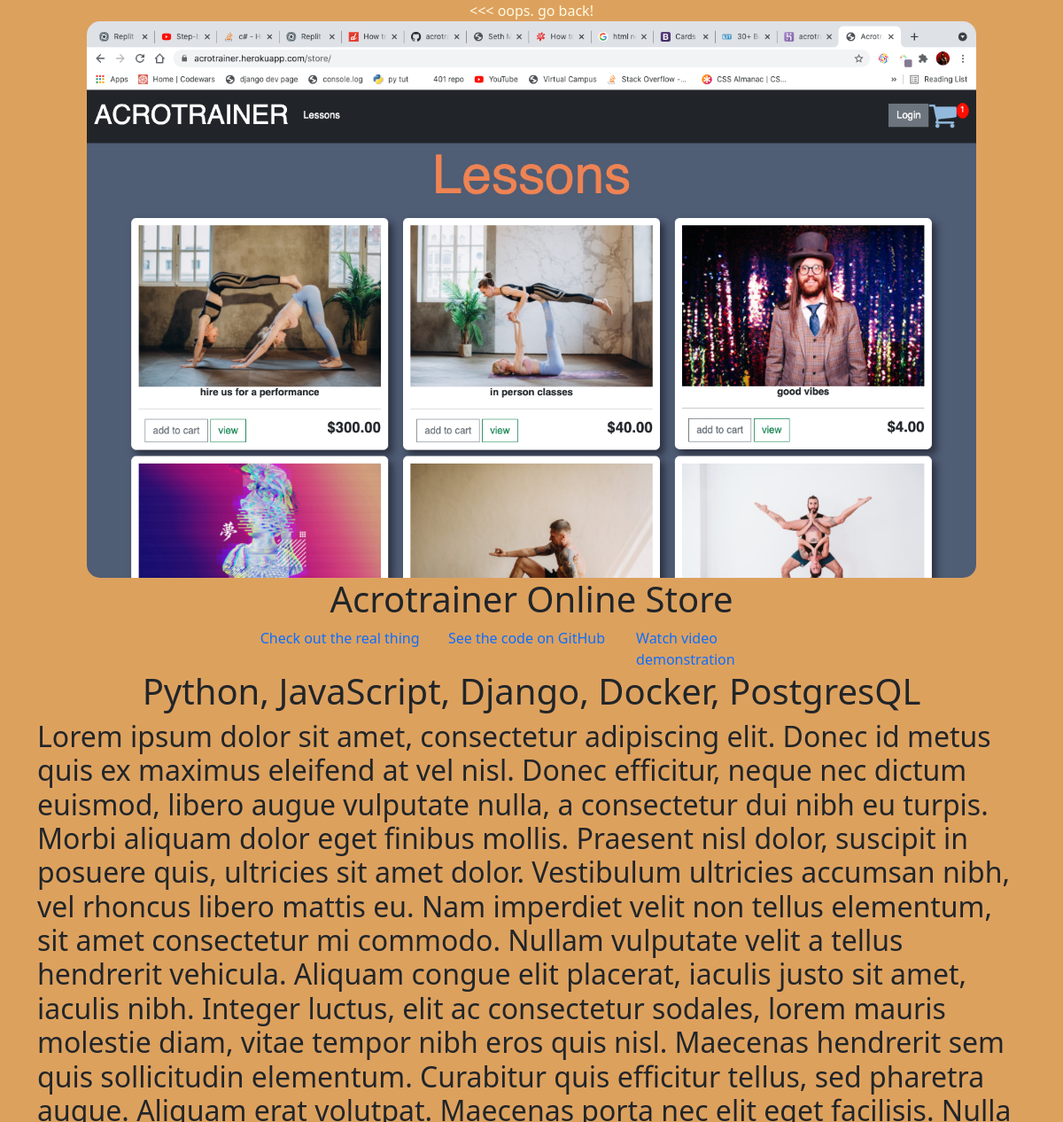
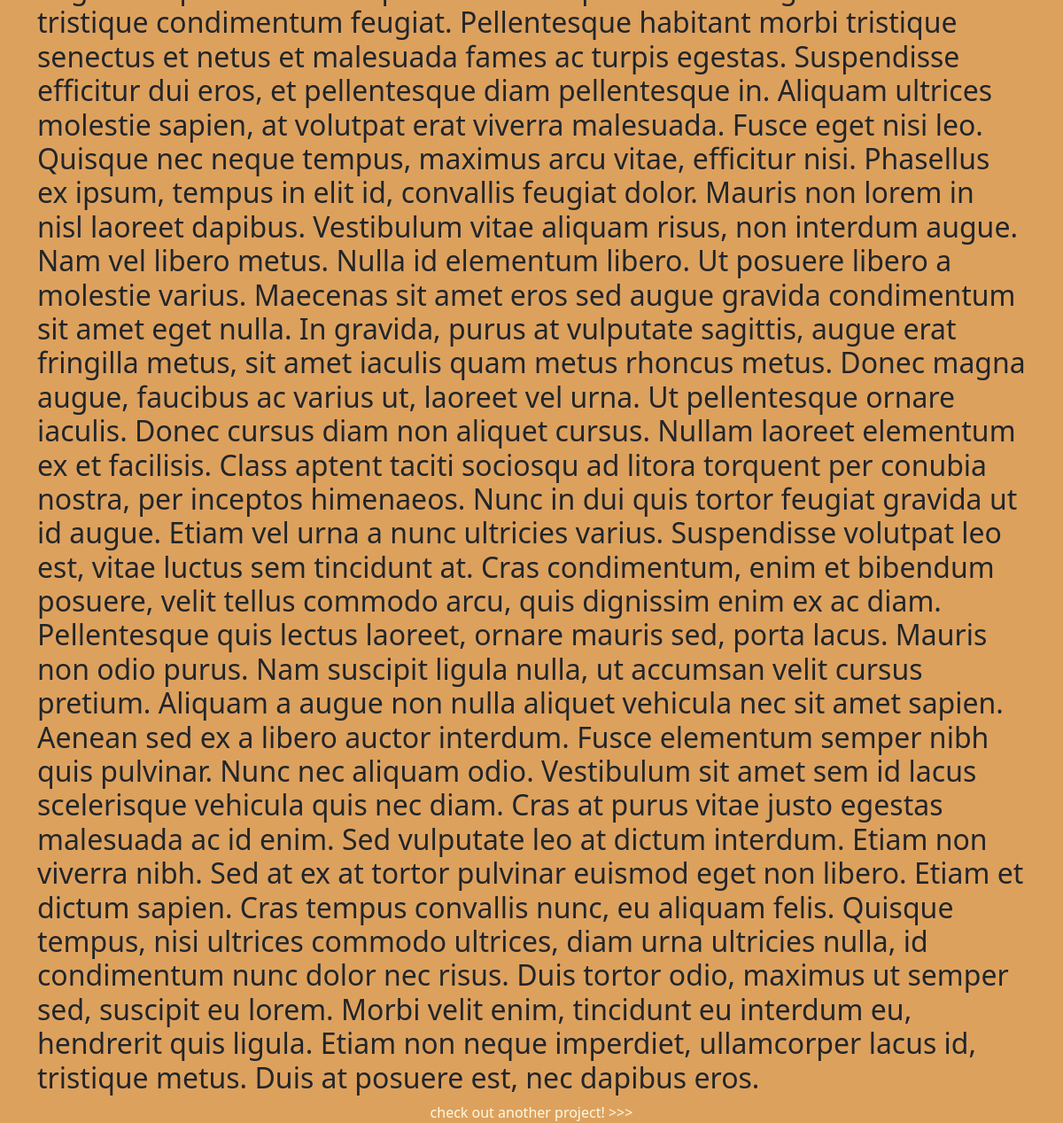
Page /detail/1/ on the earlier database version (2 pictures, top to bottom).
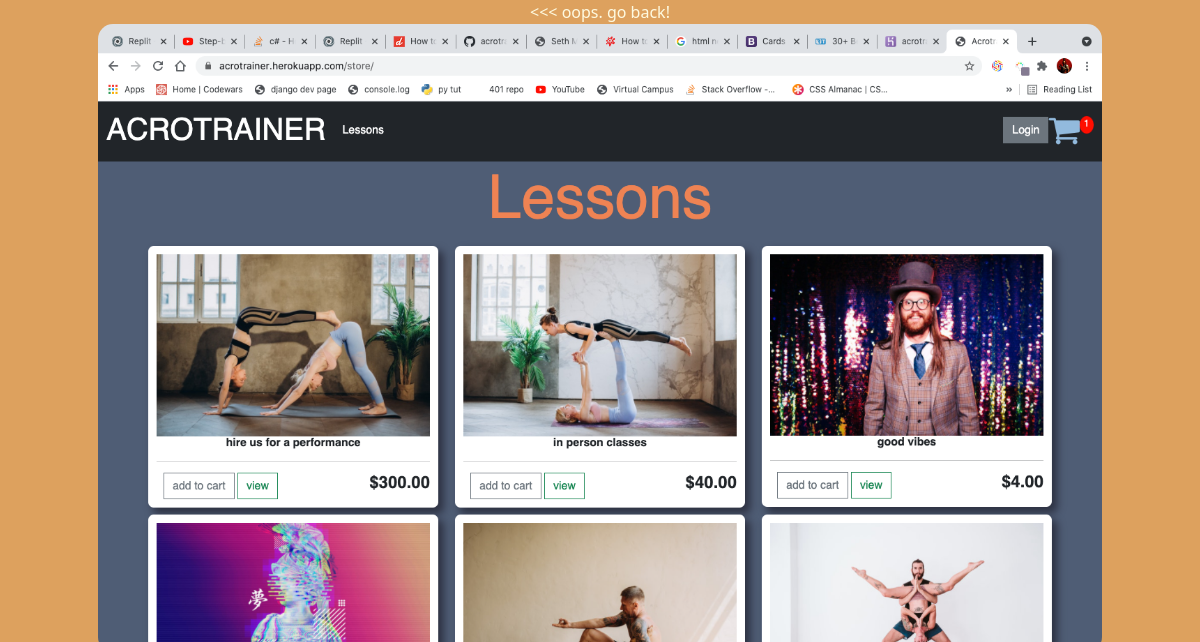
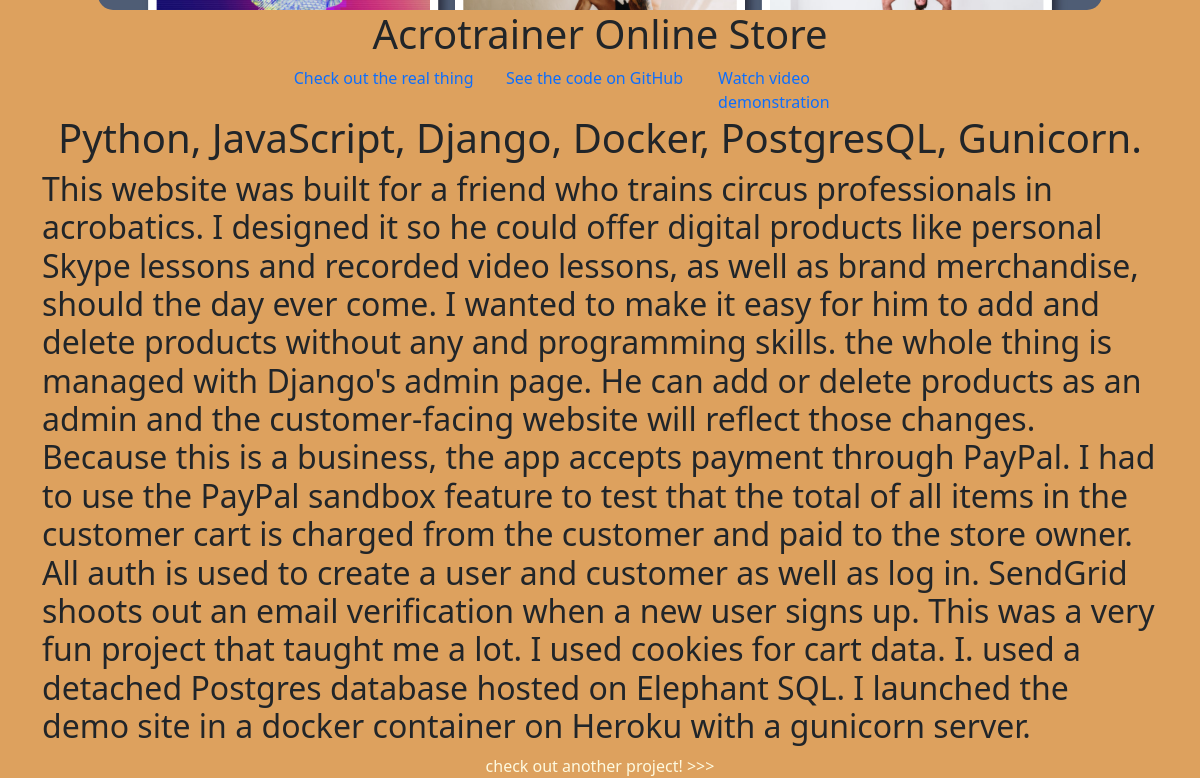
Same page on the later database version (2 pictures, top to bottom).
### portfolio/models.py (models this page shows)
class Project(models.Model):
    screenshot = models.ImageField(blank=True)
    language = models.CharField(max_length=255, blank=True)
    name = models.CharField(max_length=255, blank=True)
    short_description = models.CharField(max_length=255, blank=True)
    long_description = models.TextField(blank=True)
    live_url = models.URLField(blank=True)
    github_url = models.URLField(blank=True)
    video_demo_url = models.URLField(blank=True)

### portfolio/views.py (the view)
# urls.py: path('detail/<pk>/',views.DetailView.as_view(), name='detail')
class DetailView(DetailView):
    template_name = 'portfolio/detail.html'
    model = Project

### portfolio/templates/portfolio/detail.html
{% extends 'portfolio/base.html' %}
{% load static %}
{% block content %}
<div class="container center-box">
<a class="light-text" href="{% url 'portfolio'%}"> <<< oops. go back!</a>
    <img class="img-fluid detail-image" src="{{project.screenshot.url}}">
    <h1 class="center">{{project.name}}</h1>
    <div class="row">
        <div class="col-md">
            <a href="{{project.live_url}}" target="_blank" rel="noopener noreferrer">Check out the real thing</a>
        </div>
        <div class="col-md">
            <a href="{{project.github_url}}" target="_blank" rel="noopener noreferrer">See the code on GitHub</a>
        </div>
        <div class="col-md">
            <a href="{{project.video_demo_url}}" target="_blank" rel="noopener noreferrer">Watch video demonstration</a>
        </div>
    </div>
    <h1 class="center">{{project.language}}</h1>
    <h2>{{project.long_description}}</h2>
    <a class="light-text" href="{% url 'portfolio'%}"> check out another project! >>></a>
</div>
{% endblock %}

### portfolio/templates/portfolio/base.html (shortened to what this page needs)
<!DOCTYPE html>
{% load static %}
<html>
    <head>
        <link rel="stylesheet" type="text/css" href="{% static 'css/color.css' %}">
        <link rel="stylesheet" type="text/css" href="{% static 'css/base.css' %}">
        <link rel="stylesheet" type="text/css" href="{% static 'css/detail.css' %}">
        <link rel="stylesheet" href="https://maxcdn.bootstrapcdn.com/font-awesome/4.5.0/css/font-awesome.min.css">
        <link href="https://cdn.jsdelivr.net/npm/bootstrap@5.0.0-beta2/dist/css/bootstrap.min.css" rel="stylesheet">
    </head>
    <body class="base">
        {% block content %}
        {% endblock %}
    </body>
</html>
    </body>
</html>

### static/css/color.css (style rules this page uses)
.light-text { color: #fefae0ff }
.base { background-color: #dda15eff; }

### static/css/base.css (style rules this page uses)
img { width: 100%; }
a:link { text-decoration: none; color: }
.center { text-align: center; }
.container { margin:0; width: 100%; }
.center-box { display:flex; justify-content: center; align-items: center; flex-direction: column; }
.detail-image { width: 90%; border-radius:15px; }

Differences in the rows shown:
changed Project "Acrotrainer Online Store": language "Python, JavaScript, Django, Docker, PostgresQL" → "Python, JavaScript, Django, Docker, PostgresQL, Gunicorn."; long_description "Lorem ipsum dolor sit amet, consectetur adipiscing elit. Donec id metus quis ex maximus eleifend at vel nisl. Donec efficitur, neque nec dictum euismod, libero augue vulputate nulla, a consectetur dui nibh eu turpis. Morbi aliquam dolor eget finibus mollis. Praesent nisl dolor, suscipit in posuere quis, ultricies sit amet dolor. Vestibulum ultricies accumsan nibh, vel rhoncus libero mattis eu. Nam imperdiet velit non tellus elementum, sit amet consectetur mi commodo. Nullam vulputate velit a tellus hendrerit vehicula. Aliquam congue elit placerat, iaculis justo sit amet, iaculis nibh. Integer luctus, elit ac consectetur sodales, lorem mauris molestie diam, vitae tempor nibh eros quis nisl.…" → "This website was built for a friend who trains circus professionals in acrobatics. I designed it so he could offer digital products like personal Skype lessons and recorded video lessons, as well as brand merchandise, should the day ever come. I wanted to make it easy for him to add and delete products without any and programming skills. the whole thing is managed with Django's admin page. He can add or delete products as an admin and the customer-facing website will reflect those changes. Because this is a business, the app accepts payment through PayPal. I had to use the PayPal sandbox feature to test that the total of all items in the customer cart is charged from the customer and paid…"
